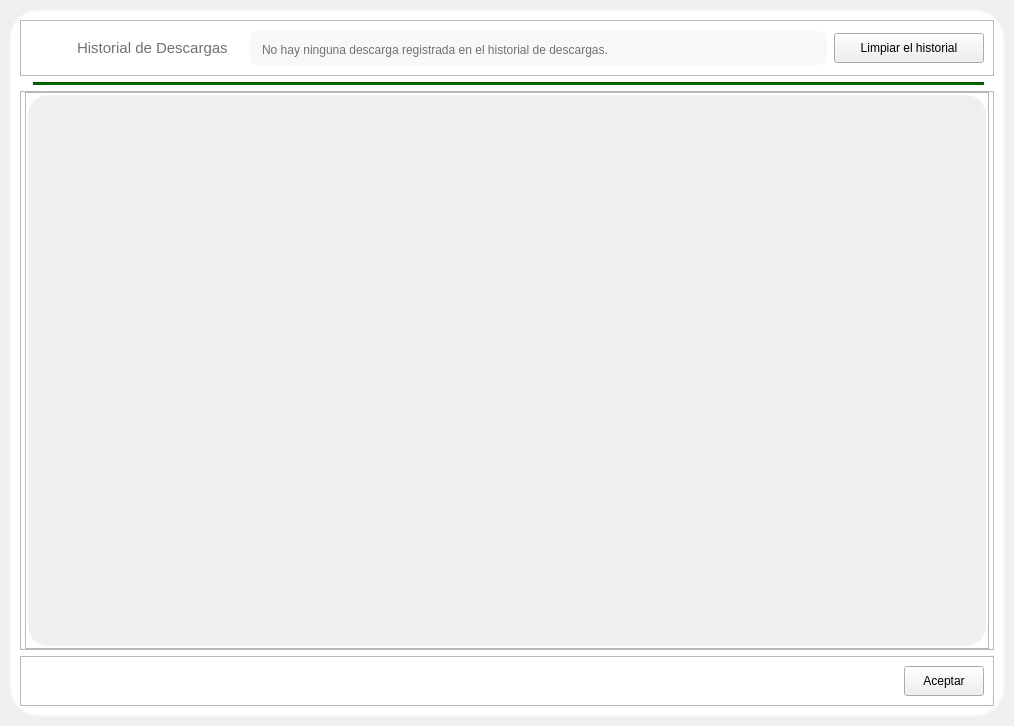
<?xml version="1.0" encoding="UTF-8"?>
<ui version="4.0">
 <class>History</class>
 <widget class="QMainWindow" name="History">
  <property name="geometry">
   <rect>
    <x>0</x>
    <y>0</y>
    <width>1014</width>
    <height>726</height>
   </rect>
  </property>
  <property name="font">
   <font/>
  </property>
  <property name="windowTitle">
   <string>PyDownload | Historial</string>
  </property>
  <widget class="QWidget" name="centralwidget">
   <layout class="QGridLayout" name="gridLayout">
    <item row="0" column="0">
     <widget class="QFrame" name="content_container_frame">
      <property name="styleSheet">
       <string notr="true">QFrame#content_container_frame{
	border: 2px solid whitesmoke;
	border-radius: 30px;
	background: white;
}</string>
      </property>
      <property name="frameShape">
       <enum>QFrame::StyledPanel</enum>
      </property>
      <property name="frameShadow">
       <enum>QFrame::Raised</enum>
      </property>
      <layout class="QVBoxLayout" name="verticalLayout">
       <item>
        <widget class="QFrame" name="header_frame">
         <property name="maximumSize">
          <size>
           <width>16777215</width>
           <height>60</height>
          </size>
         </property>
         <property name="frameShape">
          <enum>QFrame::StyledPanel</enum>
         </property>
         <property name="frameShadow">
          <enum>QFrame::Raised</enum>
         </property>
         <layout class="QHBoxLayout" name="horizontalLayout">
          <item>
           <widget class="QLabel" name="image">
            <property name="maximumSize">
             <size>
              <width>32</width>
              <height>30</height>
             </size>
            </property>
            <property name="text">
             <string/>
            </property>
            <property name="pixmap">
             <pixmap resource="../images.qrc">:/res/images/history.png</pixmap>
            </property>
            <property name="scaledContents">
             <bool>true</bool>
            </property>
           </widget>
          </item>
          <item>
           <widget class="QFrame" name="welcome_label_frame">
            <property name="maximumSize">
             <size>
              <width>175</width>
              <height>16777215</height>
             </size>
            </property>
            <layout class="QHBoxLayout" name="horizontalLayout_4">
             <item>
              <widget class="QLabel" name="welcome_label">
               <property name="font">
                <font/>
               </property>
               <property name="text">
                <string>&lt;html&gt;&lt;head/&gt;&lt;body&gt;&lt;p&gt;&lt;span style=&quot; font-size:11pt; color:#717171;&quot;&gt;Historial de Descargas&lt;/span&gt;&lt;/p&gt;&lt;/body&gt;&lt;/html&gt;</string>
               </property>
              </widget>
             </item>
            </layout>
           </widget>
          </item>
          <item>
           <widget class="QFrame" name="status_label_frame">
            <property name="styleSheet">
             <string notr="true">QFrame#status_label_frame{
	border: 1px solid white;
	border-radius: 8px;
	background-color: #F6F8FA;
}</string>
            </property>
            <property name="frameShape">
             <enum>QFrame::StyledPanel</enum>
            </property>
            <property name="frameShadow">
             <enum>QFrame::Raised</enum>
            </property>
            <layout class="QHBoxLayout" name="horizontalLayout_5">
             <property name="topMargin">
              <number>0</number>
             </property>
             <property name="bottomMargin">
              <number>0</number>
             </property>
             <item>
              <widget class="QLabel" name="status_label">
               <property name="font">
                <font/>
               </property>
               <property name="styleSheet">
                <string notr="true">QLabel#status_label{
	margin-top: 5px;
}</string>
               </property>
               <property name="text">
                <string>&lt;html&gt;&lt;head/&gt;&lt;body&gt;&lt;p&gt;&lt;span style=&quot; color:#717171;&quot;&gt;No hay ninguna descarga registrada en el historial de descargas.&lt;/span&gt;&lt;/p&gt;&lt;/body&gt;&lt;/html&gt;</string>
               </property>
              </widget>
             </item>
            </layout>
           </widget>
          </item>
          <item>
           <widget class="QPushButton" name="clean_button">
            <property name="minimumSize">
             <size>
              <width>0</width>
              <height>30</height>
             </size>
            </property>
            <property name="maximumSize">
             <size>
              <width>150</width>
              <height>16777215</height>
             </size>
            </property>
            <property name="text">
             <string>Limpiar el historial</string>
            </property>
           </widget>
          </item>
         </layout>
        </widget>
       </item>
       <item>
        <widget class="Line" name="header_line">
         <property name="styleSheet">
          <string notr="true">background-color: darkgreen;
margin-left: 12.5px;
margin-right: 10px;</string>
         </property>
         <property name="orientation">
          <enum>Qt::Horizontal</enum>
         </property>
        </widget>
       </item>
       <item>
        <widget class="QFrame" name="middle_frame">
         <property name="frameShape">
          <enum>QFrame::StyledPanel</enum>
         </property>
         <property name="frameShadow">
          <enum>QFrame::Raised</enum>
         </property>
         <layout class="QVBoxLayout" name="verticalLayout_2">
          <property name="leftMargin">
           <number>4</number>
          </property>
          <property name="topMargin">
           <number>0</number>
          </property>
          <property name="rightMargin">
           <number>4</number>
          </property>
          <property name="bottomMargin">
           <number>0</number>
          </property>
          <item>
           <widget class="QFrame" name="history_frame">
            <property name="font">
             <font/>
            </property>
            <property name="frameShape">
             <enum>QFrame::StyledPanel</enum>
            </property>
            <property name="frameShadow">
             <enum>QFrame::Raised</enum>
            </property>
            <layout class="QVBoxLayout" name="verticalLayout_3">
             <property name="spacing">
              <number>0</number>
             </property>
             <property name="leftMargin">
              <number>2</number>
             </property>
             <property name="topMargin">
              <number>2</number>
             </property>
             <property name="rightMargin">
              <number>2</number>
             </property>
             <property name="bottomMargin">
              <number>2</number>
             </property>
             <item>
              <widget class="QScrollArea" name="history_scroll_area">
               <property name="styleSheet">
                <string notr="true">QScrollArea#history_scroll_area{
	background: #F0F0F0;
	border-radius: 20px;
	padding: 5px;
}</string>
               </property>
               <property name="frameShape">
                <enum>QFrame::NoFrame</enum>
               </property>
               <property name="widgetResizable">
                <bool>true</bool>
               </property>
               <widget class="QWidget" name="history_content_widget">
                <property name="geometry">
                 <rect>
                  <x>0</x>
                  <y>0</y>
                  <width>948</width>
                  <height>539</height>
                 </rect>
                </property>
               </widget>
              </widget>
             </item>
            </layout>
           </widget>
          </item>
         </layout>
        </widget>
       </item>
       <item>
        <widget class="QFrame" name="footer_frame">
         <property name="maximumSize">
          <size>
           <width>16777215</width>
           <height>70</height>
          </size>
         </property>
         <property name="frameShape">
          <enum>QFrame::StyledPanel</enum>
         </property>
         <property name="frameShadow">
          <enum>QFrame::Raised</enum>
         </property>
         <layout class="QHBoxLayout" name="horizontalLayout_2">
          <item>
           <spacer name="horizontalSpacer">
            <property name="orientation">
             <enum>Qt::Horizontal</enum>
            </property>
            <property name="sizeHint" stdset="0">
             <size>
              <width>40</width>
              <height>20</height>
             </size>
            </property>
           </spacer>
          </item>
          <item>
           <widget class="QPushButton" name="accept_button">
            <property name="minimumSize">
             <size>
              <width>0</width>
              <height>30</height>
             </size>
            </property>
            <property name="font">
             <font/>
            </property>
            <property name="text">
             <string>Aceptar</string>
            </property>
           </widget>
          </item>
         </layout>
        </widget>
       </item>
      </layout>
     </widget>
    </item>
   </layout>
  </widget>
 </widget>
 <resources>
  <include location="../images.qrc"/>
  <include location="../images.qrc"/>
 </resources>
 <connections/>
</ui>
